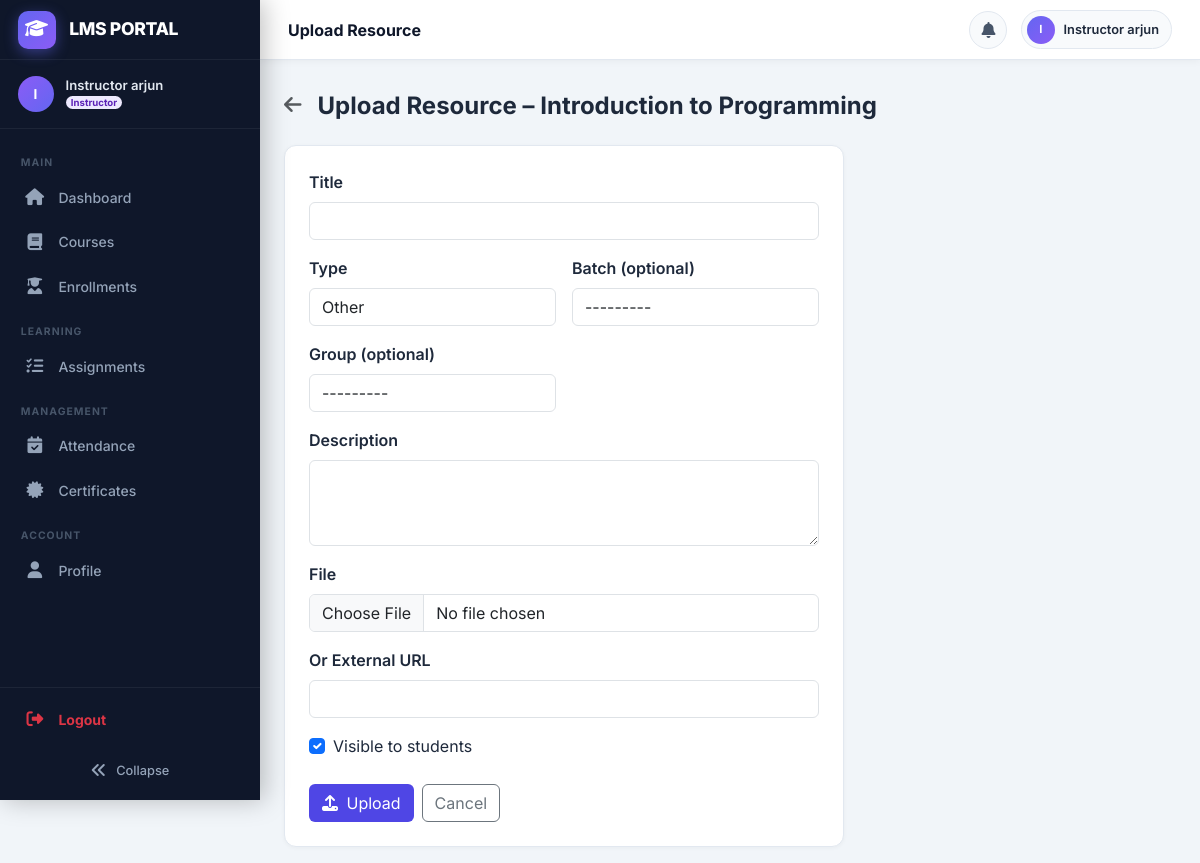
The app's page /resources/course/1/upload/ (signed in) with its own data.
### users/models.py (models this page shows, shortened)
class CustomUser(AbstractUser):
    class Role(models.TextChoices):
        ADMIN = 'admin', 'Admin'
        INSTRUCTOR = 'instructor', 'Instructor'
        STUDENT = 'student', 'Student'
    role = models.CharField(
        max_length=20,
        choices=Role.choices,
        default=Role.STUDENT,
    )
    phone = models.CharField(max_length=20, blank=True)
    profile_picture = models.ImageField(
        upload_to='profile_pictures/', blank=True, null=True
    )
    bio = models.TextField(blank=True)
    date_of_birth = models.DateField(null=True, blank=True)
    otp = models.CharField(max_length=6, blank=True, null=True)
    otp_expiry = models.DateTimeField(null=True, blank=True)
    class Meta:
        verbose_name = 'User'
        verbose_name_plural = 'Users'
    @property
    def is_admin_role(self):
        return self.role == self.Role.ADMIN
    @property
    def is_student(self):
        return self.role == self.Role.STUDENT

### courses/models.py (models this page shows, shortened)
class Course(models.Model):
    class Status(models.TextChoices):
        ACTIVE = 'active', 'Active'
        INACTIVE = 'inactive', 'Inactive'
        ARCHIVED = 'archived', 'Archived'
    title = models.CharField(max_length=200)
    code = models.CharField(max_length=20, unique=True)
    description = models.TextField(blank=True)
    instructor = models.ForeignKey(
        settings.AUTH_USER_MODEL,
        on_delete=models.SET_NULL,
        null=True,
        related_name='courses_teaching',
        limit_choices_to={'role__in': ['instructor', 'admin']},
    )
    status = models.CharField(max_length=20, choices=Status.choices, default=Status.ACTIVE)
    thumbnail = models.ImageField(upload_to='course_thumbnails/', blank=True, null=True)
    credits = models.PositiveSmallIntegerField(default=3)
    price = models.DecimalField(max_digits=10, decimal_places=2, default=0.00)
    auto_revision_enabled = models.BooleanField(default=True)
    created_at = models.DateTimeField(auto_now_add=True)
    updated_at = models.DateTimeField(auto_now=True)
    class Meta:
        ordering = ['-created_at']

### resources/views.py (the view, shortened to what this page needs)
# urls.py: path('course/<int:course_pk>/upload/', views.resource_upload, name='upload'),
@login_required
def resource_upload(request, course_pk):
    course = get_object_or_404(Course, pk=course_pk)
    from courses.models import Group
    is_group_instructor = Group.objects.filter(batch__course=course, instructor=request.user).exists()
    can_upload = (
        request.user == course.instructor or
        request.user.is_admin_role or
        request.user.is_superuser or
        is_group_instructor
    )
    if not can_upload:
        messages.error(request, 'Only instructors and admins can upload resources.')
        return redirect('resources:list', course_pk=course_pk)
    form = FileResourceForm(request.POST or None, request.FILES or None, course=course, user=request.user)
    return render(request, 'resources/resource_form.html', {
        'form': form, 'course': course
    })

### courses/models.py (called while the page is built)
    def __str__(self):
        return f"{self.course.code} – {self.name}"

### templates/resources/resource_form.html (shortened to what this page needs)
{% extends 'base.html' %}
{% block content %}
<div class="d-flex align-items-center mb-4">
  <a href="{% url 'resources:list' course.pk %}" class="text-muted me-3"><i class="fas fa-arrow-left fs-5"></i></a>
  <h4 class="fw-bold mb-0">Upload Resource &ndash; {{ course.title }}</h4>
</div>
<div class="page-card" style="max-width:560px;">
  <form method="post" enctype="multipart/form-data" novalidate>
    <div class="row g-3">
      <div class="col-12">
        <label class="form-label fw-semibold">Title</label>
        {{ form.title }}
      </div>
      <div class="col-md-6">
        <label class="form-label fw-semibold">Type</label>
        {{ form.resource_type }}
      </div>
      <div class="col-md-6">
        <label class="form-label fw-semibold">Batch (optional)</label>
        {{ form.batch }}
      </div>
      <div class="col-md-6">
        <label class="form-label fw-semibold">Group (optional)</label>
        {{ form.group }}
      </div>
      <div class="col-12">
        <label class="form-label fw-semibold">Description</label>
        {{ form.description }}
      </div>
      <div class="col-12">
        <label class="form-label fw-semibold">File</label>
        {{ form.file }}
      </div>
      <div class="col-12">
        <label class="form-label fw-semibold">Or External URL</label>
        {{ form.external_url }}
      </div>
      <div class="col-12">
        <div class="form-check">
          {{ form.is_visible }}
          <label class="form-check-label" for="{{ form.is_visible.id_for_label }}">Visible to students</label>
        </div>
      </div>
    </div>
    <div class="d-flex gap-2 mt-4">
      <button type="submit" class="btn" style="background:#4f46e5;color:#fff;">
        <i class="fas fa-upload me-1"></i> Upload
      </button>
      <a href="{% url 'resources:list' course.pk %}" class="btn btn-outline-secondary">Cancel</a>
    </div>
  </form>
</div>
{% endblock %}

### templates/base.html (shortened to what this page needs)
<!DOCTYPE html>
<html lang="en">
<head>
  <link href="https://cdn.jsdelivr.net/npm/bootstrap@5.3.2/dist/css/bootstrap.min.css" rel="stylesheet" />
  <link href="https://cdn.jsdelivr.net/npm/bootstrap-icons@1.11.3/font/bootstrap-icons.css" rel="stylesheet" />
  <link rel="stylesheet" href="https://cdnjs.cloudflare.com/ajax/libs/font-awesome/6.5.0/css/all.min.css">
</head>
<body>
  {% if user.is_authenticated %}
  <nav class="sidebar" id="sidebar" role="navigation" aria-label="Main navigation">
    <a href="{% url 'users:dashboard' %}" class="sidebar-brand" tabindex="0">
      <div class="sidebar-brand-icon">
        <i class="fas fa-graduation-cap"></i>
      </div>
      <span class="sidebar-brand-text">LMS PORTAL</span>
    </a>
    <div class="sidebar-user">
      <div class="sidebar-user-avatar">
        {{ user.first_name|first|upper|default:user.username|first|upper }}
      </div>
      <div class="sidebar-user-info">
        <div class="sidebar-user-name">{{ user.get_full_name|default:user.username }}</div>
        <div class="sidebar-user-role">
          <span class="badge badge-role-{{ user.role }} rounded-pill" style="font-size:.6rem;padding:.2em .55em;">
            {{ user.get_role_display }}
          </span>
        </div>
      </div>
    </div>
    <div class="sidebar-content">
      <ul style="list-style:none;padding:0;margin:0;">
        <li class="sidebar-section">Main</li>
        <li class="sidebar-item">
          <a href="{% url 'users:dashboard' %}"
            class="sidebar-link {% if request.resolver_match.url_name == 'dashboard' %}sidebar-active{% endif %}"
            data-tooltip="Dashboard">
            <i class="fas fa-home sidebar-icon"></i>
            <span class="sidebar-label">Dashboard</span>
          </a>
        </li>
        <li class="sidebar-item">
          <a href="{% url 'courses:list' %}"
            class="sidebar-link {% if 'courses' in request.path and 'assignments' not in request.path %}sidebar-active{% endif %}"
            data-tooltip="Courses">
            <i class="fas fa-book sidebar-icon"></i>
            <span class="sidebar-label">Courses</span>
          </a>
        </li>
        <li class="sidebar-item">
          <a href="{% url 'enrollments:list' %}"
            class="sidebar-link {% if 'enrollments' in request.path %}sidebar-active{% endif %}"
            data-tooltip="Enrollments">
            <i class="fas fa-user-graduate sidebar-icon"></i>
            <span class="sidebar-label">Enrollments</span>
          </a>
        </li>
        <li class="sidebar-section">Learning</li>
        {% if user.role == 'instructor' or user.is_admin_role or user.is_superuser %}
        <li class="sidebar-item">
          <a href="{% url 'assignments:instructor_dashboard' %}"
            class="sidebar-link {% if 'assignments' in request.path %}sidebar-active{% endif %}"
            data-tooltip="Assignments">
            <i class="fas fa-tasks sidebar-icon"></i>
            <span class="sidebar-label">Assignments</span>
          </a>
        </li>
        {% endif %}
        {% if not user.is_student %}
        <li class="sidebar-section">Management</li>
        <li class="sidebar-item">
          <a href="{% url 'attendance:manage' %}"
            class="sidebar-link {% if 'attendance' in request.path %}sidebar-active{% endif %}"
            data-tooltip="Attendance">
            <i class="fas fa-calendar-check sidebar-icon"></i>
            <span class="sidebar-label">Attendance</span>
          </a>
        </li>
        <li class="sidebar-item">
          <a href="{% url 'certificates:list' %}"
            class="sidebar-link {% if 'certificates' in request.path %}sidebar-active{% endif %}"
            data-tooltip="Certificates">
            <i class="fas fa-certificate sidebar-icon"></i>
            <span class="sidebar-label">Certificates</span>
          </a>
        </li>
        {% endif %}
        <li class="sidebar-section">Account</li>
        <li class="sidebar-item">
          <a href="{% url 'users:profile' %}"
            class="sidebar-link {% if request.resolver_match.url_name == 'profile' %}sidebar-active{% endif %}"
            data-tooltip="Profile">
            <i class="fas fa-user sidebar-icon"></i>
            <span class="sidebar-label">Profile</span>
          </a>
        </li>
      </ul>
    </div>
    <div class="sidebar-footer">
      {% if request.user.is_authenticated %}
      <ul style="list-style:none;padding:0;margin:0 0 10px 0;">
        <li class="sidebar-item" style="padding:0;">
          <a href="{% url 'users:logout' %}" class="sidebar-link logout-link text-danger" data-tooltip="Logout">
            <i class="fas fa-sign-out-alt sidebar-icon text-danger"></i>
            <span class="sidebar-label fw-bold">Logout</span>
          </a>
        </li>
      </ul>
      {% endif %}
      <button id="sidebarCollapseBtn" title="Toggle sidebar">
        <i class="fas fa-angle-double-left"></i>
        <span class="sidebar-collapse-label">Collapse</span>
      </button>
    </div>
  </nav>
  <div id="main">
    <header id="topbar">
      <div class="topbar-left">
        <span class="topbar-title d-none d-md-block" id="topbarTitle"></span>
      </div>
      <div class="topbar-right">
        <div class="dropdown" id="notificationDropdown">
          <button class="notif-btn" type="button" data-bs-toggle="dropdown" aria-expanded="false"
            aria-label="Notifications">
            <i class="fas fa-bell"></i>
          </button>
        </div>
        <a href="{% url 'users:profile' %}" class="user-chip" title="My Profile">
          <div class="user-chip-avatar">
            {{ user.first_name|first|upper|default:user.username|first|upper }}
          </div>
          <span class="user-chip-name d-none d-sm-block">{{ user.get_full_name|default:user.username }}</span>
        </a>
      </div>
    </header>
    <div class="container-fluid px-4 pt-3">
    </div>
    <div class="container-fluid px-4 py-3 flex-grow-1">
      {% endif %}
      {% block content %}{% endblock %}
      {% if user.is_authenticated %}
    </div>
  </div>
  {% else %}
    {% if not no_container %}</div>{% endif %}
  {% endif %}
</body>
</html>

### records on screen
CustomUser: first_name|first "I", get_full_name "Instructor arjun", role "Instructor"
Course: title "Introduction to Programming"
